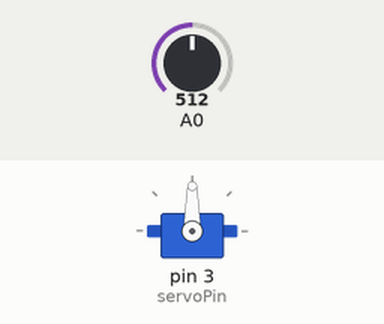
This sketch was run on a simulated Arduino Uno, built with avr-gcc and run on an emulated ATmega328P. Parts: servo. The test bench sets the inputs (shaded band); at power-on: A0 = 512.

Above: at 1.2 s.
1.3 s: A0 set to 716
At 1.7 s:
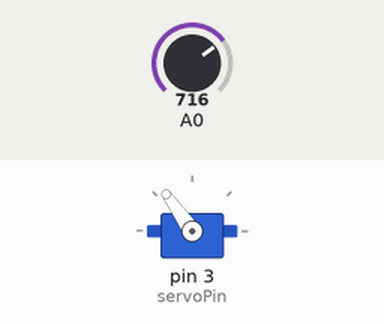
2.8 s: A0 set to 900
At 4.0 s:
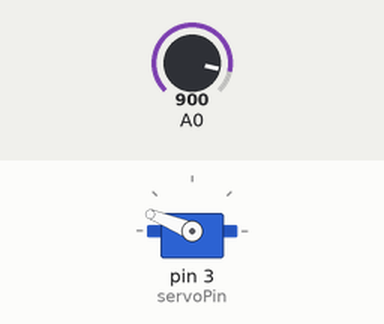
4.3 s: A0 set to 1023
At 5.2 s:
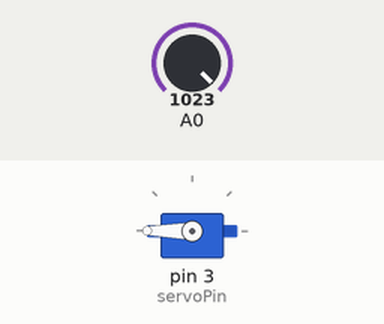
5.8 s: A0 set to 306
At 6.4 s:
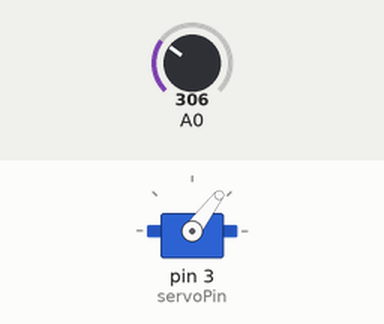
7.3 s: A0 set to 122
At 8.7 s:
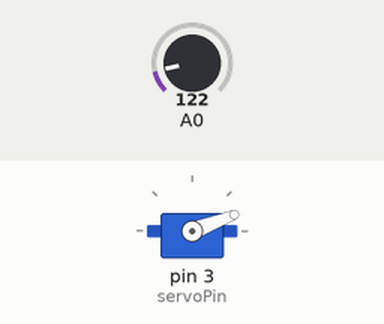
Timing chart, 0 to 9.8 s (numbered marks = the images above; inputs shaded):
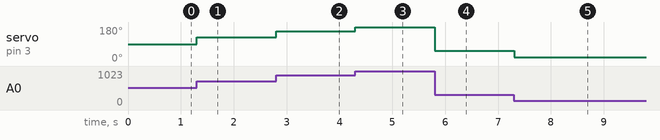

The sketch:

servo_with_potentiometer.ino
```cpp
#include <Servo.h>

#define SERVO_SPEED 5

Servo servo;

int servoPin = 3;
int potPin = 0;
int potVal;

void setup() {
  servo.attach(servoPin);
}

void loop() {
  potVal = analogRead(A0);
  potVal = map(potVal, 0, 1023, 0, 180); // dessa forma pois o servo vai de 0 a 180 graus

  servo.write(potVal);
  delay(SERVO_SPEED);
}
```

Measured:
- after the input at 1.3 s, servo on pin 3 (servoPin): 90° → 125° at once
- after the input at 2.8 s, servo on pin 3 (servoPin): 125° → 158° at once
- after the input at 4.3 s, servo on pin 3 (servoPin): 158° → 180° at once
- after the input at 5.8 s, servo on pin 3 (servoPin): 180° → 53° at once
- after the input at 7.3 s, servo on pin 3 (servoPin): 53° → 21° at once
